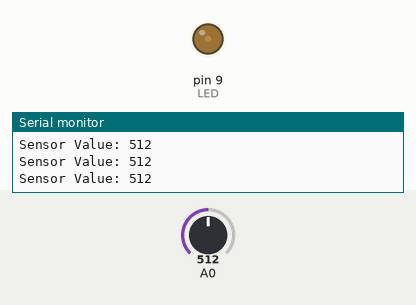
This sketch was run on a simulated Arduino Uno, built with avr-gcc and run on an emulated ATmega328P. Shown: output pins drawn as LEDs (lit = HIGH), the last lines printed to the serial monitor. The test bench sets the inputs (shaded band); at power-on: A0 = 512.

Above: at 1.2 s.
1.3 s: A0 set to 1023
At 2.5 s:
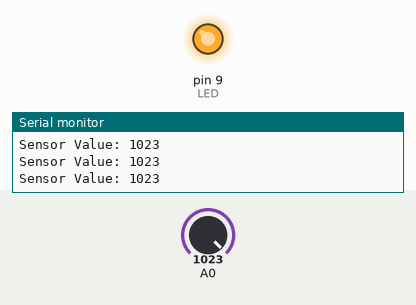
2.8 s: A0 set to 0
At 3.1 s:
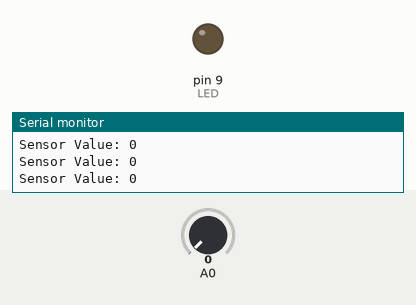
4.3 s: A0 set to 390
5.8 s: A0 set to 416
At 6.8 s:
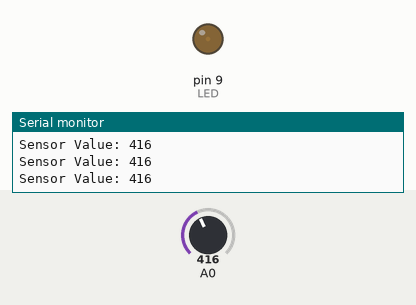
7.3 s: A0 set to 716
At 8.5 s:
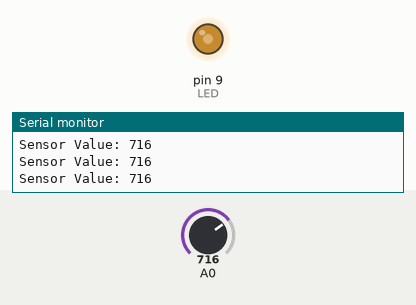
8.8 s: A0 set to 511
At 10.1 s:
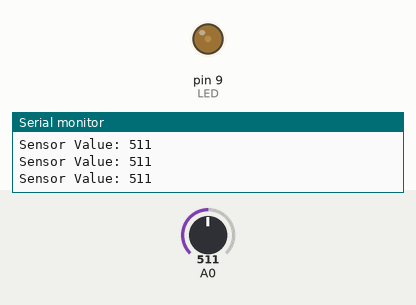
Timing chart, 0 to 11.3 s (numbered marks = the images above; inputs shaded):
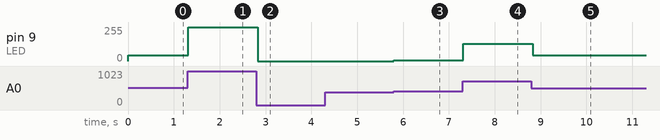

The sketch:

Vibration_Sensor.ino
```cpp
const int LED = 9; //Buzzer connected to pin 8 of Arduino uno / mega
int vibSensor;           //Variable to store analog value (0-1023)
int lightVal;


void setup(){
  Serial.begin(9600);
  pinMode(LED, OUTPUT);
}

void loop(){
  vibSensor = analogRead(A0);
  lightVal = map(vibSensor, 400, 1024, 0, 255); //map the sensor value to LED brightness

  if (vibSensor>400){
    analogWrite(LED, lightVal);
    Serial.print("Sensor Value: ");
    Serial.println(vibSensor);
  }
  else{
    digitalWrite(LED, LOW);
    Serial.print("Sensor Value: ");
    Serial.println(vibSensor);
  }
  delay(50);
}
```

Measured:
- after the input at 1.3 s, pin 9 (LED): 45/255 → 254/255 at once
- after the input at 2.8 s, pin 9 (LED): 254/255 → 0/255 at once
- after the input at 5.8 s, pin 9 (LED): 0/255 → 6/255 at once
- after the input at 7.3 s, pin 9 (LED): 6/255 → 129/255 at once
- after the input at 8.8 s, pin 9 (LED): 129/255 → 45/255 at once
